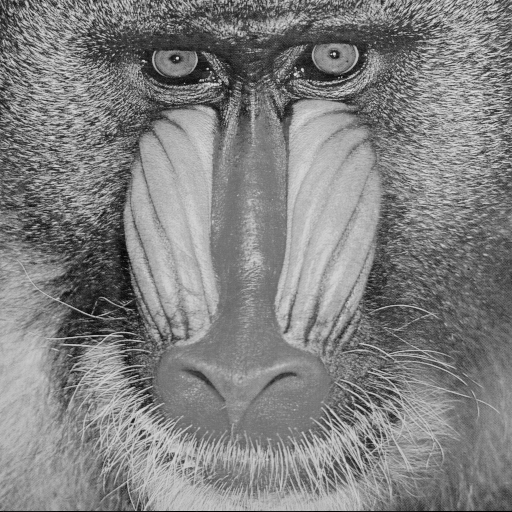
#> input picture disc/mo443/trab1/img/baboon.png, 512 x 512 px; its folder holds 5 pictures in this run
$ python script.py
#> lines starting #> are read from the running program, lines starting #| are printed output that depends on the picture
#> in executar, img is the input picture: shape (512, 512); min 0, max 230, mean 129.1
### disc/mo443/trab1/funcs.py
import numpy as np
import cv2

# [16 lines left out: function mosaico, not called in this run]

def combinacao_imagem(img1, img2):
    return 0.5 * img1 + 0.5 * img2

def negativo(img):
    return np.invert(img)
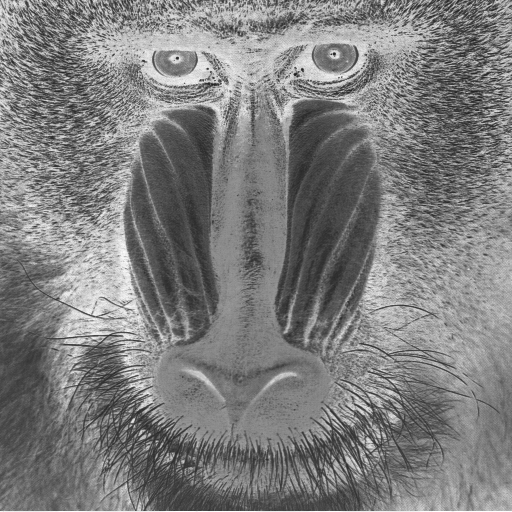
#> returned value: shape (512, 512); min 25, max 255, mean 125.9

def converter_para_intervalo(img):
    return 100 + (img / 255) * 100

def linhas_pares_invertidas(img):
    linhas_pares = img[::2]         # seleciona as linhas pares
    img[::2] = linhas_pares[:,::-1] # inverte as linhas
    return img

def reflexao_linhas(img):
    n, m = img.shape
    part1 = img[:m//2:]
    part2 = part1[::-1]
    return np.concatenate((part1, part2), axis=0)

def espelhamento_vertical(img):
    return img[::-1]

def colorida_colorida(img):
    # Set up the transformation matrix
    A = np.array([[0.393, 0.769, 0.189],
                  [0.349, 0.686, 0.168],
                  [0.272, 0.534, 0.131]])
    # Multiply each pixel by the transformation matrix
    img = np.dot(img, A)
    # Limit pixel values to the range [0, 255]
    return np.clip(img, 0, 255)

# [7 lines left out: function colorida_cinza, not called in this run]

def ajuste_brilho(img, gamma):
    img = (img / 255) ** (1 / gamma)
    factor = 255 / np.max(img)
    return img * factor

def quantizacao(img, l):
    img = (img / 255) * (l - 1)
    img = np.around(img)
    return img * (256/(l-1))

def planos_bit(img, plano):
    bit_planes = [np.uint8((img >> bit) & 1) for bit in range(8)]
    return bit_planes[plano] * 255

# Definição das matrizes
h1 = np.asarray([[0, 0, -1, 0, 0],
                 [0, -1, -2, -1, 0],
                 [-1, -2, 16, -2, -1],
                 [0, -1, -2, -1, 0],
                 [0, 0, -1, 0, 0]])
h2 = np.asarray([[1, 4, 6, 4, 1],
                 [4, 16, 24, 16, 4],
                 [6, 24, 36, 24, 6],
                 [4, 16, 24, 16, 4],
                 [1, 4, 6, 4, 1]])
h2 = h2 / 256
h3 = np.asarray([[-1, 0, 1], [-2, 0, 2], [-1, 0, 1]])
h4 = np.asarray([[-1, -2, -1], [0, 0, 0], [1, 2, 1]])
h5 = np.asarray([[-1, -1, -1], [-1, 8, -1], [-1, -1, -1]])
h6 = np.asarray([[1, 1, 1], [1, 1, 1], [1, 1, 1]]) / 9
h7 = np.asarray([[-1, -1, 2], [-1, 2, -1], [2, -1, -1]])
h8 = np.asarray([[2, -1, -1], [-1, 2, -1], [-1, -1, 2]])
h9 = np.identity(9) / 9
h10 = np.asarray([[-1, -1, -1, -1, -1],
                  [-1, 2, 2, 2, -1],
                  [-1, 2, 8, 2, -1],
                  [-1, 2, 2, 2, -1],
                  [-1, -1, -1, -1, -1]])
h10 = h10 / 8
h11 = np.asarray([[1, -1, 0], [-1, 0, 1], [0, 1, 1]])

def filtragem(img, h):
    return cv2.filter2D(img, -1, h)

def filtragem_h3_h4(img):
    img = img.astype(np.float32)
    res = np.square(filtragem(img, h3))
    res += np.square(filtragem(img, h4))
    res = np.sqrt(res)
    return res

### disc/mo443/trab1/script.py
import cv2
import numpy as np
from funcs import *

# Read all images in img folder
gray = ["baboon", "butterfly", "city", "house", "seagull"]

# Functions to gray images with one param to apply
funcs = [
    negativo,
    converter_para_intervalo,
    linhas_pares_invertidas,
    reflexao_linhas,
    espelhamento_vertical,
    filtragem_h3_h4,
]


def executar(func, file, param2=None):
    """
    Executa uma função e salva a imagem resultante.
    Pode ser utilizada para funções com 1 ou 2 parâmetros.

    Args:
        func (function): Função a ser executada
        file (str): Nome do arquivo a ser lido
        param2 (int, optional): Segundo parâmetro da função. Defaults to None.

    Returns:
        None
    """
    img = cv2.imread(f"img/{file}.png", cv2.IMREAD_GRAYSCALE)
    if param2 is not None:
        img = func(img, param2)
        cv2.imwrite(f"out/{file}_{func.__name__}_{str(param2)}.png", img)
    else:
        img = func(img)
        cv2.imwrite(f"out/{file}_{func.__name__}.png", img)


# Executar funções com 1 parâmetro
for f in funcs:
    for g in gray:
        executar(f, g)
#> pass 2 of the loop `for f in funcs:`:
#> in converter_para_intervalo, `return 100 + (img / 255) * 100`:
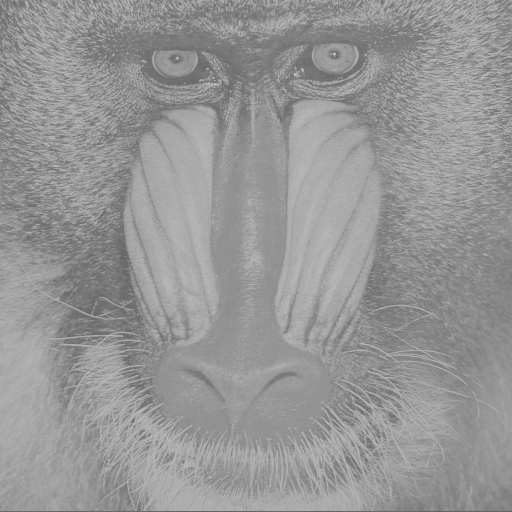
#> returned value: shape (512, 512) float64; min 100, max 190.2, mean 150.6
#> pass 3 of the loop `for f in funcs:`:
#> in linhas_pares_invertidas, `linhas_pares = img[::2]`:
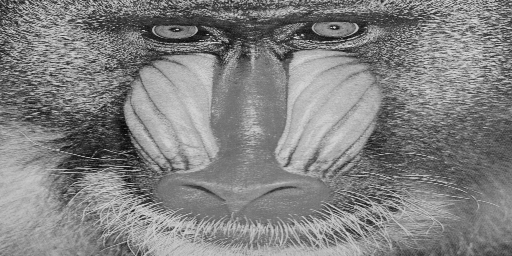
#> linhas_pares: shape (256, 512); min 4, max 230, mean 129.4
#> the loop made 6 passes; the first 3 are shown

# Combinação de imagens
for g in gray:
    for h in gray:
        if g != h:
            img1 = cv2.imread(f"img/{g}.png", cv2.IMREAD_GRAYSCALE)
            img2 = cv2.imread(f"img/{h}.png", cv2.IMREAD_GRAYSCALE)
            img = combinacao_imagem(img1, img2)
            cv2.imwrite(f"out/{g}_{h}_combinacao.png", img)
#> pass 2 of the loop `for g in gray:`:
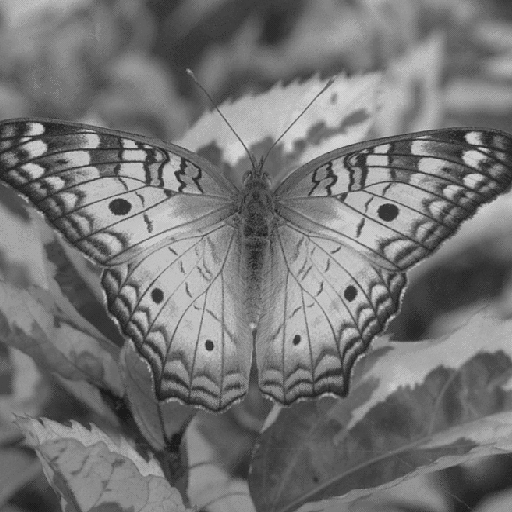
#> input picture disc/mo443/trab1/img/butterfly.png, 512 x 512 px
#> img1 is the input picture: shape (512, 512); min 27, max 212, mean 116.8
#> pass 3 of the loop `for g in gray:`:
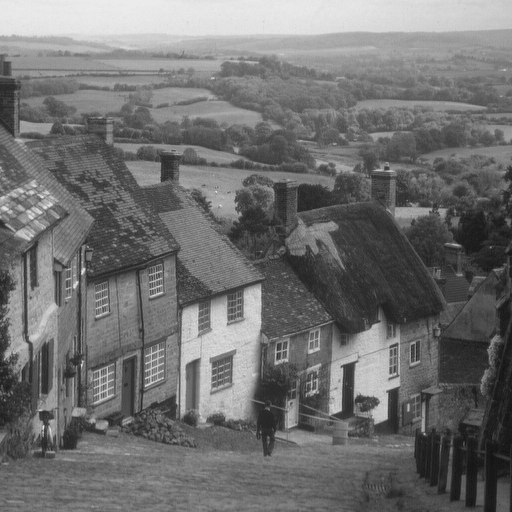
#> input picture disc/mo443/trab1/img/city.png, 512 x 512 px
#> img1 is the input picture: shape (512, 512); min 16, max 235, mean 112.2
#> the loop made 5 passes; the first 3 are shown

# Brilho
gammas = [0.5, 1.5, 2.5, 3.5]
#> gammas = [0.5, 1.5, 2.5, 3.5]
for g in gray:
    for gamma in gammas:
        executar(ajuste_brilho, g, gamma)
#> in ajuste_brilho, `img = (img / 255) ** (1 / gamma)`:
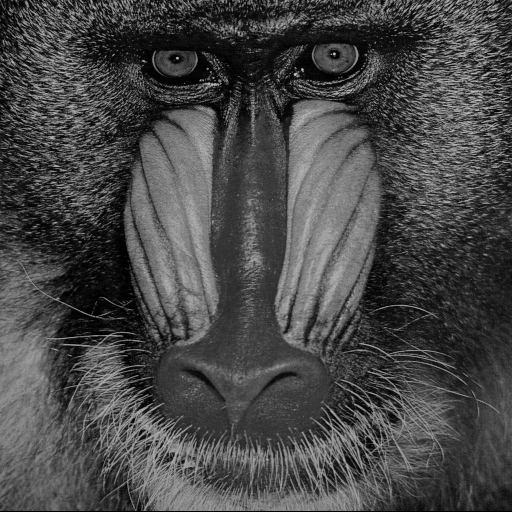
#> img: shape (512, 512) float64; min 0, max 0.814, mean 0.284
#> in ajuste_brilho, `factor = 255 / np.max(img)`: factor = 313.4
#> in ajuste_brilho, `return img * factor`:
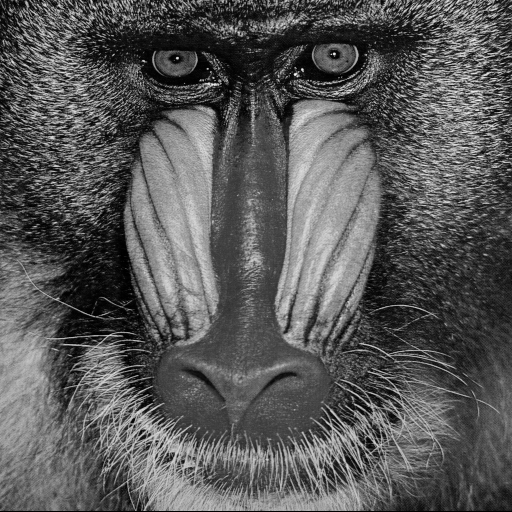
#> returned value: shape (512, 512) float64; min 0, max 255, mean 89
#> pass 2 of the loop `for g in gray:`:
#> pass 3 of the loop `for g in gray:`:
#> the loop made 5 passes; the first 3 are shown

# Quantização
quant = [2, 4, 8, 16, 32, 64]
#> quant = [2, 4, 8, 16, 32, 64]
for g in gray:
    for q in quant:
        executar(quantizacao, g, q)
#> pass 2 of the loop `for g in gray:`:
#> pass 3 of the loop `for g in gray:`:
#> the loop made 5 passes; the first 3 are shown

# Planos de bits
bits = range(8)
for g in gray:
    for b in bits:
        executar(planos_bit, g, b)
#> pass 2 of the loop `for g in gray:`:
#> pass 3 of the loop `for g in gray:`:
#> the loop made 5 passes; the first 3 are shown

# Filtros
h = [h1, h2, h3, h4, h5, h6, h7, h8, h9, h10, h11]
for g in gray:
    for f in range(len(h)):
        img = cv2.imread(f"img/{g}.png", cv2.IMREAD_GRAYSCALE)
        new_img = filtragem(img, h[f])
#> in filtragem (call 11), `return cv2.filter2D(img, -1, h)`:
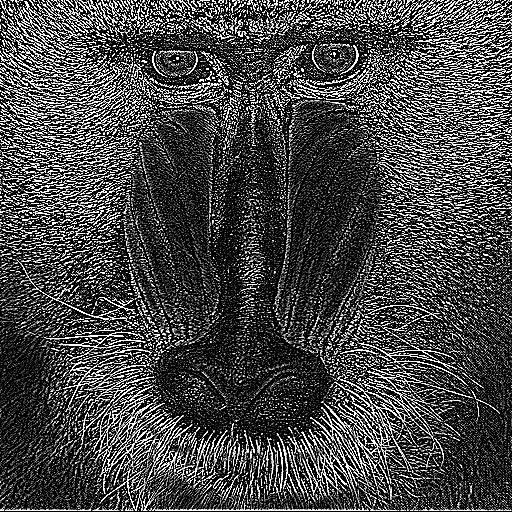
#> returned value: shape (512, 512); min 0, max 255, mean 71.5
        cv2.imwrite(f"out/{g}_filtro_h{f+1}.png", new_img)
#> pass 2 of the loop `for g in gray:`:
#> in filtragem (call 22), `return cv2.filter2D(img, -1, h)`:
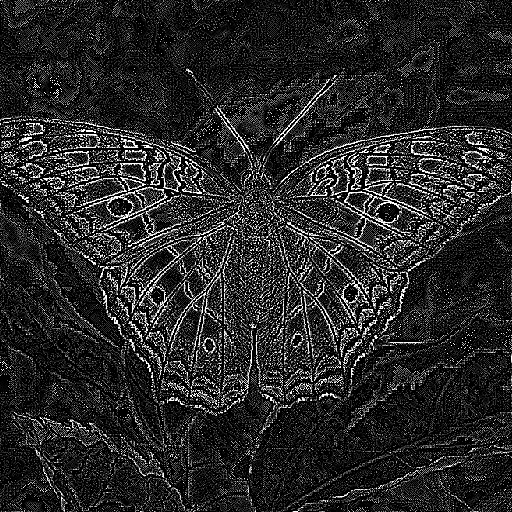
#> returned value: shape (512, 512); min 0, max 255, mean 40.6
#> pass 3 of the loop `for g in gray:`:
#> in filtragem (call 33), `return cv2.filter2D(img, -1, h)`:
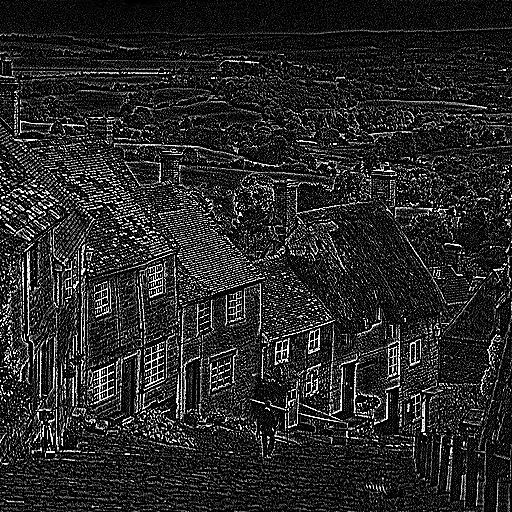
#> returned value: shape (512, 512); min 0, max 255, mean 39.3
#> the loop made 5 passes; the first 3 are shown


# Imagens coloridas
img = cv2.imread("img/lena.png", cv2.IMREAD_COLOR)
#> (the run stopped early here; a loop or call above may not have finished)
